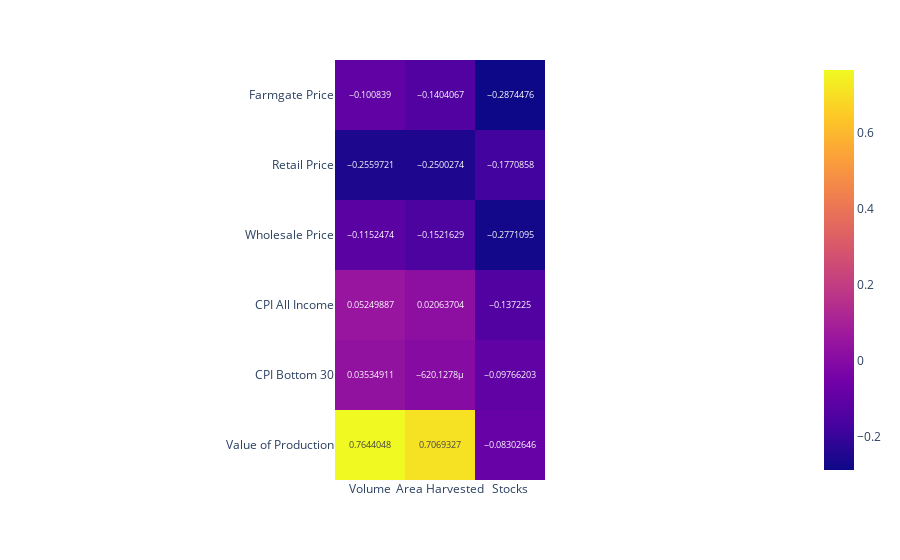

Notebook source saved alongside this figure:
### Markdown cell above
## Quarterly-Regional Analysis

### Code cell
# @title Quarterly megadataset for rice
# Volume of Rice
df1 = read_csv_to_df("datasets/agricultural-indicators/volume_rice-and-corn_quarterly.csv")
df1 = preprocess_baesians_1(df1, "Palay", "Rice", melt_value="Volume")

# Farmgate Price of Rice
df = read_csv_to_df("datasets/prices/prices_farmgate-new-series_2010-2023.csv")
df = get_quarter_columns(df, range(2012, 2024), 2)
df = preprocess_baesians_1(df, "Palay [Paddy] Other Variety, dry (conv. to 14% mc)", "Rice", melt_value="Farmgate Price")
df.dropna(inplace=True)

# Retail Price of Rice
df3 = read_csv_to_df("datasets/prices/prices_retail_2012-2023.csv")
tdf1 = pd.read_csv("datasets/prices/prices_retail_caraga_supplement.csv", skiprows=1)
tdf2 = pd.read_csv("datasets/prices/prices_retail_car_supplement.csv", skiprows=1)
df3 = pd.concat([df3, tdf1, tdf2])
df3 = get_quarter_columns(df3, range(2012, 2024), 2)
df3 = preprocess_baesians_1(df3, "RICE, REGULAR-MILLED, 1 KG", "Rice", melt_value="Retail Price")

# Wholesale Price of Rice
df4 = pd.read_csv("datasets/prices/prices_wholesale-new-series_2010-2023.csv",)
df4 = get_quarter_columns(df4, range(2012, 2024), 2)
df4 = preprocess_baesians_1(df4, "Well Milled Rice (WMR)", "Rice", melt_value="Wholesale Price")

# Cropyield (Area Harvested) of Rice
df5 = pd.read_csv("datasets/agricultural-indicators/area-harvested-palay-corn_quarterly-annual_2010-2023.csv", skiprows=1)
df5 = preprocess_baesians_1(df5, "Palay", "Rice", melt_value="Area Harvested")
df5 = df5[df5["Period"].str.contains("Q")]

# Consumer Price Index (All Income) per Region of Rice
df6 = pd.read_csv("datasets/price-indices-2018-based/cpi_all-income-households-by-cg-with-backcasting_1994-2023.csv")
df6 = get_quarter_columns(df6, range(2012, 2024), 2)
df6 = preprocess_baesians_1(df6, "01.1.1.12 - Rice", "Rice", melt_value="CPI All Income")

# Consumer Price Index (Bottom 30) per Region of Rice
df7 = pd.read_csv("datasets/price-indices-2018-based/cpi_bottom-30-by-cg-with-backcasting_2012-2017.csv")
df7 = preprocess_baesians_1(df7, "01.1.1.12 - Rice", "Rice", melt_value=None)
tdf = pd.read_csv("datasets/price-indices-2018-based/cpi_bottom-30-by-cg_2018-2023.csv")
tdf = preprocess_baesians_1(tdf, "01.1.1.12 - Rice", "Rice", melt_value=None)
df7 = pd.merge(df7, tdf, on=["Geolocation", "Commodity"])
df7 = get_quarter_columns(df7, range(2012, 2024), 2)
df7 = preprocess_baesians_1(df7, "Rice", "Rice", melt_value="CPI Bottom 30")

# Merge all dfs into a single df NOTE: geolocation must be in lower case
# NOTE: barmm is removed because it has null values, unfortunately
dfs = [df1, df, df3, df4, df5, df6, df7]
df = functools.reduce(lambda left, right: pd.merge(left, right), dfs)
move_column(df, "Area Harvested", 4)

# ------------------------------------

# Value of Production of Rice (Annual)
df1 = df_val_of_prod
col = df1.pop("Geolocation")
df1.insert(0, col.name, col)
df1 = preprocess_baesians_1(df1, "Rice", "Rice", melt_value="Value of Production")

tdf = df.iloc[:,:3]
tdf["Period"] = df["Period"].str.replace(" Q\d", "", regex=True)
df["Value of Production"] = pd.merge(tdf, df1)["Value of Production"]

# Stocks of Rice (Annual)
df1 = df_stocks
tdf = df["Period"].str.replace(" Q\d", "", regex=True)
distributed = []
for period in tdf:
    distributed.append(df1.loc[int(period), "Stocks"])
df.insert(5, "Stocks", pd.Series(distributed))

# for x in ["Volume", "Area Harvested", "Stocks"]:
#     for y in ["Retail Price", "Wholesale Price", "Farmgate Price", "CPI All Income", "CPI Bottom 30", "Value of Production"]:
#         fig = px.scatter(df, x=x, y=y, color="Geolocation")
#         # fig.show()

# Correlation Matrix
contingency = df.iloc[:, 3:].corr(method="spearman")
cont_1 = contingency.iloc[3:, 0:3]
fig = px.imshow(cont_1, text_auto=True)
fig.show()

### Figure 1 — Plotly figure (JSON) as saved in the notebook; plotly's stock layout.template omitted (floating-point values rounded to 4 significant figures)
{"data": [{"coloraxis": "coloraxis", "hovertemplate": "x: %{x}<br>y: %{y}<br>color: %{z}<extra></extra>", "name": "0", "texttemplate": "%{z}", "type": "heatmap", "x": ["Volume", "Area Harvested", "Stocks"], "xaxis": "x", "y": ["Farmgate Price", "Retail Price", "Wholesale Price", "CPI All Income", "CPI Bottom 30", "Value of Production"], "yaxis": "y", "z": [[-0.1008, -0.1404, -0.2874], [-0.256, -0.25, -0.1771], [-0.1152, -0.1522, -0.2771], [0.0525, 0.02064, -0.1372], [0.03535, -0.0006201, -0.09766], [0.7644, 0.7069, -0.08303]]}], "layout": {"coloraxis": {"colorscale": [[0, "#0d0887"], [0.1111, "#46039f"], [0.2222, "#7201a8"], [0.3333, "#9c179e"], [0.4444, "#bd3786"], [0.5556, "#d8576b"], [0.6667, "#ed7953"], [0.7778, "#fb9f3a"], [0.8889, "#fdca26"], [1, "#f0f921"]]}, "margin": {"t": 60}, "xaxis": {"anchor": "y", "constrain": "domain", "domain": [0, 1], "scaleanchor": "y"}, "yaxis": {"anchor": "x", "autorange": "reversed", "constrain": "domain", "domain": [0, 1]}}}
